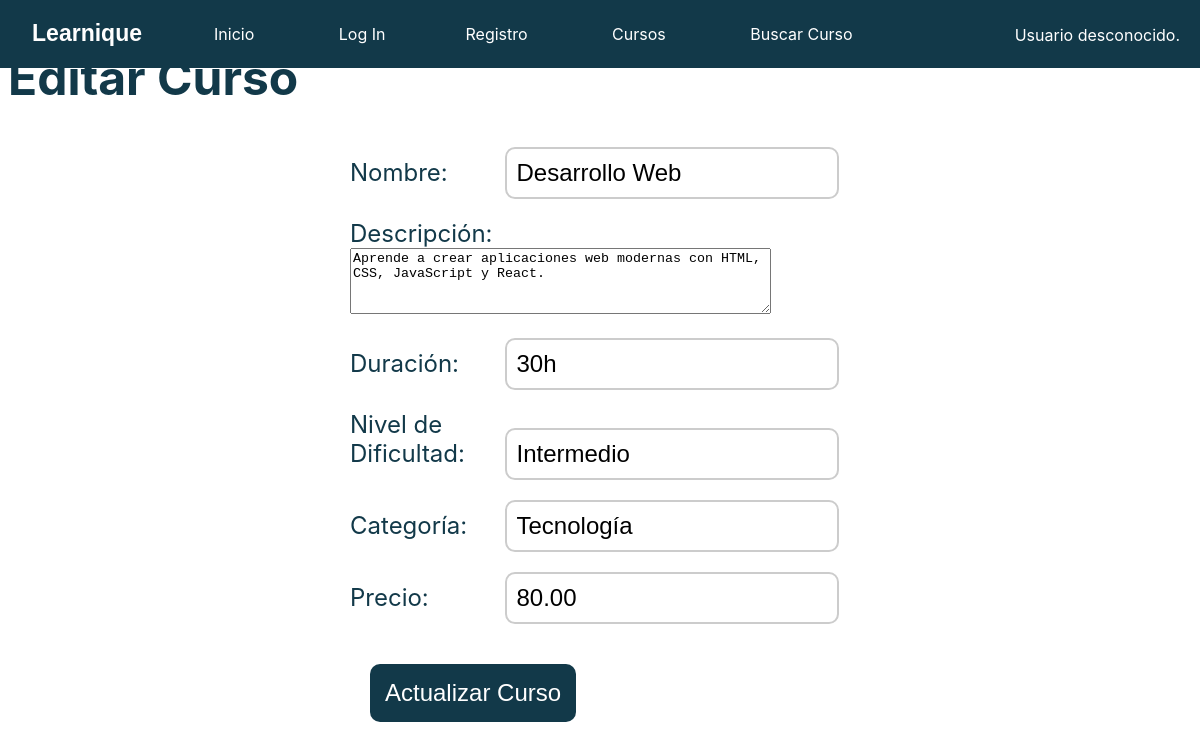
Page /prototipo_p3_g2/editar_curso.php?nombre_curso=Desarrollo Web on the committed database.
### tables this page shows
CREATE TABLE IF NOT EXISTS Curso (
    nombre_curso VARCHAR(100),
    descripcion TEXT NOT NULL,
    profesor_id INT,
    fecha_creacion TIMESTAMP NOT NULL,
    duracion VARCHAR(50) NOT NULL,
    nivel_dificultad ENUM('Principiante', 'Intermedio', 'Avanzado') NOT NULL,
    categoria VARCHAR(100) NOT NULL,
    requisitos_previos TEXT,
    precio DECIMAL(10, 2),
    estado_curso ENUM('Activo', 'Inactivo', 'En desarrollo') NOT NULL,
    PRIMARY KEY (nombre_curso),
    FOREIGN KEY (profesor_id) REFERENCES Profesor(id)
);

### prototipo_p3_g2/includes/Curso.php (called while the page is built, shortened)
<?php
class Curso {
    public static function editarCurso($nombreCurso) {
        $conn = Aplicacion::getInstance()->getConexionBd();
        $query = "SELECT * FROM Curso WHERE nombre_curso = ?";
        $stmt = $conn->prepare($query);
        $stmt->bind_param("s", $nombreCurso);
        $stmt->execute();
        $result = $stmt->get_result();
        if ($result->num_rows > 0) {
            $curso = $result->fetch_assoc();
            return $curso;
        } else {
            return null;
        }
    }
}

### prototipo_p3_g2/editar_curso.php (the view, shortened to what this page needs)
<?php
$contenidoPrincipal = '';
if (isset($_GET['nombre_curso'])) {
    $nombreCurso = $_GET['nombre_curso'];
    try {
        $curso = es\ucm\fdi\aw\Curso::editarCurso($nombreCurso);
        if ($curso) {
            $contenidoPrincipal .= <<<EOS
            <div id="contenedor_editar_curso">
                <h2>Editar Curso</h2>
                <form action="actualizar_curso.php" method="POST">
                    <label for="nombre_curso">Nombre:</label>
                    <input type="text" id="nombre_curso" name="nombre_curso" value="{$curso['nombre_curso']}" required><br><br>
                    <label for="descripcion">Descripción:</label><br>
                    <textarea id="descripcion" name="descripcion" rows="4" cols="50">{$curso['descripcion']}</textarea><br><br>
                    <label for="duracion">Duración:</label>
                    <input type="text" id="duracion" name="duracion" value="{$curso['duracion']}" required><br><br>
                    <label for="nivel_dificultad">Nivel de Dificultad:</label>
                    <input type="text" id="nivel_dificultad" name="nivel_dificultad" value="{$curso['nivel_dificultad']}" required><br><br>
                    <label for="categoria">Categoría:</label>
                    <input type="text" id="categoria" name="categoria" value="{$curso['categoria']}" required><br><br>
                    <label for="precio">Precio:</label>
                    <input type="text" id="precio" name="precio" value="{$curso['precio']}" required><br><br>
                    <button type="submit" name="editar">Actualizar Curso</button>
                </form>
            </div>
            EOS;
        } else {
            $contenidoPrincipal .= '<p>Curso no encontrado.</p>';
        }
    } catch (\Exception $e) {
        $contenidoPrincipal .= '<p>Error: ' . $e->getMessage() . '</p>';
    }
} else {
    $contenidoPrincipal .= '<p>Nombre de curso no especificado.</p>';
}
require __DIR__ . '/includes/vistas/plantillas/plantilla.php';
?>

### prototipo_p3_g2/CSS/style.css (style rules this page uses)
html { font-family: 'Inter', Arial, sans-serif; background-color: white; padding: 0; color: #123949; }
button { padding: 15px; border-radius: 10px; font-size: 1.5rem; font-weight: 100; background: #123949; color: white; border: none; margin: 20px; }
h2 { font-size: 3em; }
label { display: inline-block; width: 150px; text-align: left; font-size: 1.5rem; }
input, button { border: 2px solid #ccc; border-radius: 10px; font-size: 1.5rem; padding: 10px; }
form { margin: 25px auto; width: 500px; }

### rows in the picture
curso: nombre_curso "Desarrollo Web", descripcion "Aprende a crear aplicaciones web modernas con HTML, CSS, JavaScript y React.", duracion "30h", nivel_dificultad "Intermedio", categoria "Tecnología", precio "80.00"

### other values in the picture
mostrarSaludo() "Usuario desconocido."
